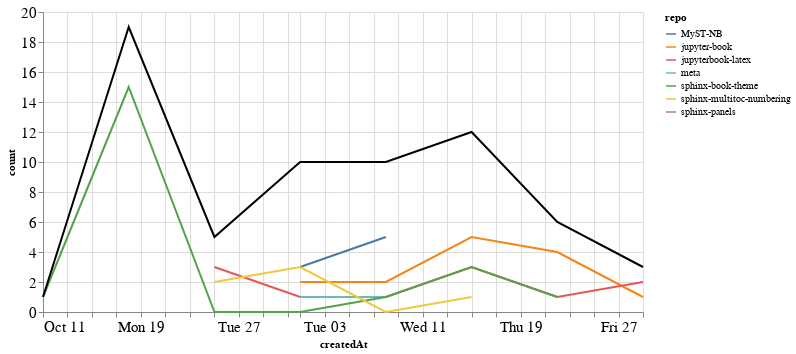

The cell this chart's notebook holds for it:
### Markdown cell above
### Comments

### Code cell
comments_time = comments.groupby('repo').resample('W', on='createdAt').count()['author'].reset_index()
comments_time = comments_time.rename(columns={'author': 'count'})
comments_time_total = comments_time.groupby('createdAt').agg({"count": "sum"}).reset_index()
ch1 = alt.Chart(comments_time, width=600).mark_line().encode(
    x='createdAt',
    y='count',
    color='repo',
    tooltip="repo"
)

ch2 = alt.Chart(comments_time_total, width=600).mark_line(color="black").encode(
    x='createdAt',
    y='count',
)

ch1 + ch2

### Figure 1 — Vega-Lite specification as saved in the notebook (floating-point values rounded to 4 significant figures)
{"config": {"axisLeft": {"labelFontSize": 15}, "axisBottom": {"labelFontSize": 15}}, "layer": [{"data": {"name": "data-9565d826a63e75c0ebb67368fa6285b6"}, "mark": "line", "encoding": {"color": {"type": "nominal", "field": "repo"}, "tooltip": {"type": "nominal", "field": "repo"}, "x": {"type": "temporal", "field": "createdAt"}, "y": {"type": "quantitative", "field": "count"}}, "width": 600}, {"data": {"name": "data-da47ce8aa87b9460f62c96c2138e1451"}, "mark": {"type": "line", "color": "black"}, "encoding": {"x": {"type": "temporal", "field": "createdAt"}, "y": {"type": "quantitative", "field": "count"}}, "width": 600}], "$schema": "https://vega.github.io/schema/vega-lite/v4.8.1.json", "datasets": {"data-9565d826a63e75c0ebb67368fa6285b6": [{"repo": "MyST-NB", "createdAt": "2020-11-01T00:00:00", "count": 3}, {"repo": "MyST-NB", "createdAt": "2020-11-08T00:00:00", "count": 5}, {"repo": "jupyter-book", "createdAt": "2020-11-01T00:00:00", "count": 2}, {"repo": "jupyter-book", "createdAt": "2020-11-08T00:00:00", "count": 2}, {"repo": "jupyter-book", "createdAt": "2020-11-15T00:00:00", "count": 5}, {"repo": "jupyter-book", "createdAt": "2020-11-22T00:00:00", "count": 4}, {"repo": "jupyter-book", "createdAt": "2020-11-29T00:00:00", "count": 1}, {"repo": "jupyterbook-latex", "createdAt": "2020-10-25T00:00:00", "count": 3}, {"repo": "jupyterbook-latex", "createdAt": "2020-11-01T00:00:00", "count": 1}, {"repo": "jupyterbook-latex", "createdAt": "2020-11-08T00:00:00", "count": 1}, {"repo": "jupyterbook-latex", "createdAt": "2020-11-15T00:00:00", "count": 3}, {"repo": "jupyterbook-latex", "createdAt": "2020-11-22T00:00:00", "count": 1}, {"repo": "jupyterbook-latex", "createdAt": "2020-11-29T00:00:00", "count": 2}, {"repo": "meta", "createdAt": "2020-11-01T00:00:00", "count": 1}, {"repo": "meta", "createdAt": "2020-11-08T00:00:00", "count": 1}, {"repo": "sphinx-book-theme", "createdAt": "2020-10-11T00:00:00", "count": 1}, {"repo": "sphinx-book-theme", "createdAt": "2020-10-18T00:00:00", "count": 15}, {"repo": "sphinx-book-theme", "createdAt": "2020-10-25T00:00:00", "count": 0}, {"repo": "sphinx-book-theme", "createdAt": "2020-11-01T00:00:00", "count": 0}, {"repo": "sphinx-book-theme", "createdAt": "2020-11-08T00:00:00", "count": 1}, {"repo": "sphinx-book-theme", "createdAt": "2020-11-15T00:00:00", "count": 3}, {"repo": "sphinx-book-theme", "createdAt": "2020-11-22T00:00:00", "count": 1}, {"repo": "sphinx-multitoc-numbering", "createdAt": "2020-10-25T00:00:00", "count": 2}, {"repo": "sphinx-multitoc-numbering", "createdAt": "2020-11-01T00:00:00", "count": 3}, {"repo": "sphinx-multitoc-numbering", "createdAt": "2020-11-08T00:00:00", "count": 0}, {"repo": "sphinx-multitoc-numbering", "createdAt": "2020-11-15T00:00:00", "count": 1}, {"repo": "sphinx-panels", "createdAt": "2020-10-18T00:00:00", "count": 4}], "data-da47ce8aa87b9460f62c96c2138e1451": [{"createdAt": "2020-10-11T00:00:00", "count": 1}, {"createdAt": "2020-10-18T00:00:00", "count": 19}, {"createdAt": "2020-10-25T00:00:00", "count": 5}, {"createdAt": "2020-11-01T00:00:00", "count": 10}, {"createdAt": "2020-11-08T00:00:00", "count": 10}, {"createdAt": "2020-11-15T00:00:00", "count": 12}, {"createdAt": "2020-11-22T00:00:00", "count": 6}, {"createdAt": "2020-11-29T00:00:00", "count": 3}]}}
